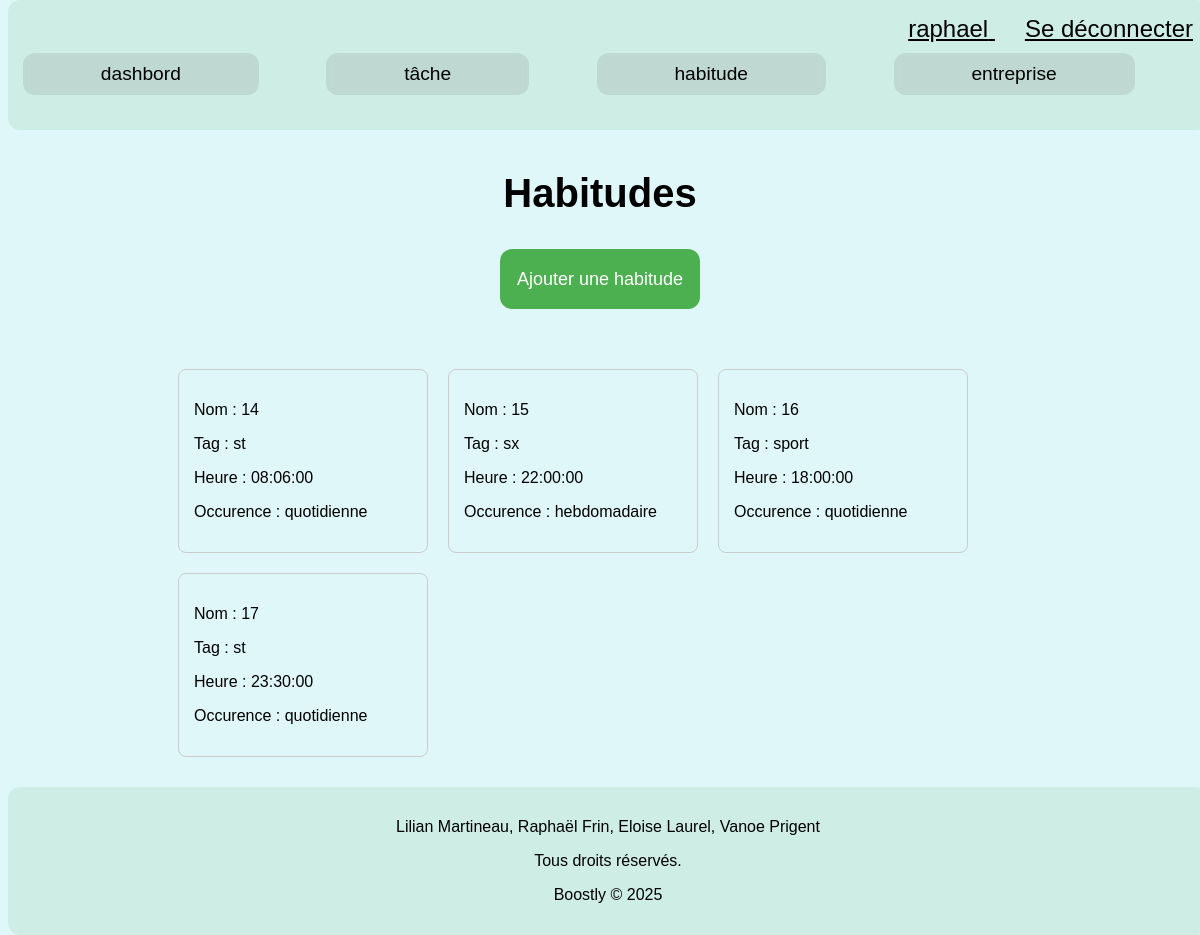
The app's page /HTML/page/habitude.php (signed in) with its own data.
### tables this page shows
CREATE TABLE IF NOT EXISTS `habitude` (
  `id_habitude` int NOT NULL AUTO_INCREMENT,
  `Nom_habitude` varchar(100) NOT NULL,
  `Tag` varchar(50) DEFAULT NULL,
  `heure` time NOT NULL,
  `Occurence` varchar(50) NOT NULL,
  `actif` tinyint(1) DEFAULT '0',
  `id_utilisateur` int DEFAULT NULL,
  `habitude_entreprise` tinyint(1) DEFAULT NULL,
  PRIMARY KEY (`id_habitude`),
  KEY `id_utilisateur` (`id_utilisateur`)
);

### HTML/page/habitude.php (the view, shortened to what this page needs)
<!DOCTYPE html>
<html lang="fr">
<head>
    <link rel="stylesheet" href="../../css/style.css">
</head>
<header>
    <div id="conn">
        <?php if (isset($_SESSION['Prenom'])): ?>
            <a id="profile" href="../connection_utilisateur/profile.php"><?= htmlspecialchars($_SESSION['Prenom']); ?></a>
            <a id="cree" href="../connection_utilisateur/deconnection.php">Se déconnecter</a>
        <?php else: ?>
            <a id="conne" href="../connection_utilisateur/login.php">Se connecter</a>
            <a id="cree" href="../connection_utilisateur/signup.php">Créer un compte</a>
        <?php endif; ?>
    </div>
    <?php
    include '../elements/nav.php';
    ?>
</header>
<body>
    <section class="space">
        <h1 class="titre_habitude">Habitudes</h1>
        <div id=" create_habits">
            <div class="boutons_habitude">
                <button onclick="document.getElementById('mydialog').showModal()">Ajouter une
                    habitude</button>
            </div>
        </div>
        <div class="container-habitudes">
            <?php
            include '../elements/conn.php';
            if (isset($_SESSION['id_utilisateur'])) {
                $id_utilisateur = $_SESSION['id_utilisateur'];
                $sql = "SELECT id_habitude Nom_habitude, Tag, heure, Occurence, actif FROM `habitude` WHERE id_utilisateur = ? AND habitude_entreprise IS NULL;";
                $stmt = $conn->prepare($sql);
                $stmt->execute([$id_utilisateur]);
                $habitudes = $stmt->fetchAll(PDO::FETCH_ASSOC);
                if ($habitudes) {
                    foreach ($habitudes as $habitude) {
                        echo "<div class='habitude'>";
                        echo "<p>Nom : " . htmlspecialchars($habitude['Nom_habitude']) . "</p>";
                        echo "<p>Tag : " . htmlspecialchars($habitude['Tag']) . "</p>";
                        echo "<p>Heure : " . htmlspecialchars($habitude['heure']) . "</p>";
                        echo "<p>Occurence : " . htmlspecialchars($habitude['Occurence']) . "</p>";
                        echo "</div>";
                    }
                } else {
                    echo "<p>Aucune habitude trouvée.</p>";
                }
            } else {
                header('Location: ../../connection_utilisateur/login.php');
                exit();
            }
            ?>
        </div>
    </section>
</body>
<footer>
    <p>Lilian Martineau, Raphaël Frin, Eloise Laurel, Vanoe Prigent </p>
    <p>Tous droits réservés.</p>
    <p>Boostly © 2025</p>
</footer>

### HTML/elements/nav.php
<?php
echo
'
        <nav>
            <a href="../page/index.php">dashbord</a>
            <a href="../page/tasks.php">tâche</a>
            <a href="../page/habitude.php">habitude</a>
            <a href="../page/entreprise.php">entreprise</a>
        </nav>
'
?>

### css/style.css (style rules this page uses)
body { background-color: #e0f7fa; font-family: Arial, sans-serif; color: #000000; }
header, footer { background-color: #ceeee5; padding: 15px; text-align: center; border-radius: 12px; color: #000000; }
footer { position: fixed; bottom: 0; width: 97.5%; z-index: 0; }
header { position: fixed; top: 0; width: 97.5%; z-index: 0; }
button { background-color: #4caf50; color: white; border: none; padding: 10px; border-radius: 5px; cursor: pointer; }
nav { display: flex; justify-content: space-between; align-items: center; margin-top: 10px; font-size: larger; margin-right: 5%; padding-bottom: 20px; }
nav a { background-color: #85858531; backdrop-filter: blur(3px); padding: 10px 7%; border-radius: 12px; }
a { text-decoration-line: none; color: #000000; }
.space { padding: 85px; padding-top: 130px; }
#conn { color: #000000; font-size: 24px; text-align: end; text-decoration-line: underline; }
#cree { padding-left: 30px; }
.titre_habitude { font-size: 2.5em; text-align: center; }
.boutons_habitude { text-align: center; }
.boutons_habitude button { font-size: 18px; width: 200px; height: 60px; border-radius: 12px; }
.container-habitudes { padding: 85px; padding-top: 60px; display: flex; flex-wrap: wrap; gap: 20px; justify-content: flex-start; }
.habitude { background-color: #e0f7fa; padding: 15px; border: 1px solid #ccc; width: 250px; box-sizing: border-box; border-radius: 8px; }

### records on screen
habitude: id_habitude "14", Tag "st", heure "08:06:00", Occurence "quotidienne"
habitude: id_habitude "15", Tag "sx", heure "22:00:00", Occurence "hebdomadaire"
habitude: id_habitude "16", Tag "sport", heure "18:00:00", Occurence "quotidienne"
habitude: id_habitude "17", Tag "st", heure "23:30:00", Occurence "quotidienne"

### other values on screen
$_SESSION['Prenom'] "raphael"
